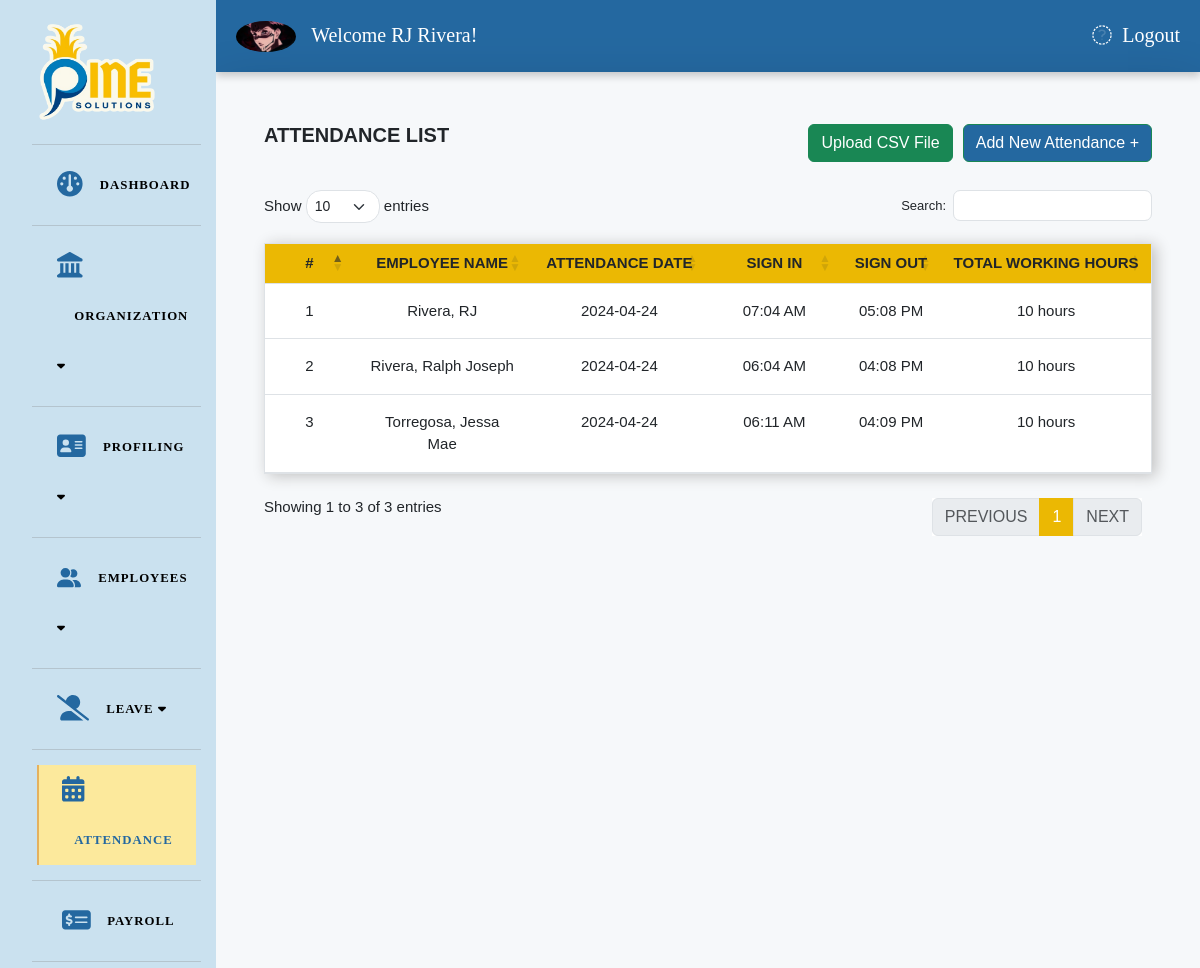
Screenshot of /Attendance_list.php (signed in) with the database file from the repository.
### tables this page shows
CREATE TABLE `attendance` (
  `att_id` int(255) NOT NULL,
  `em_id` int(11) DEFAULT NULL,
  `att_date` date NOT NULL,
  `att_s_in` time(6) NOT NULL,
  `att_s_out` time(6) NOT NULL,
  `total_hr` int(50) DEFAULT NULL
);

CREATE TABLE `employee` (
  `em_id` int(11) NOT NULL,
  `des_id` int(11) NOT NULL,
  `dep_id` int(11) NOT NULL,
  `bt_id` int(11) NOT NULL,
  `user_id` int(11) NOT NULL,
  `es_id` int(11) NOT NULL,
  `address_id` int(11) DEFAULT NULL,
  `edu_id` int(11) DEFAULT NULL,
  `r_id` int(11) DEFAULT NULL,
  `ms_id` int(11) DEFAULT NULL,
  `first_name` varchar(128) NOT NULL,
  `last_name` varchar(128) NOT NULL,
  `employee_status` enum('Active','Inactive','On Leave') NOT NULL DEFAULT 'Active',
  `em_email` varchar(64) NOT NULL,
  `em_password` varchar(514) NOT NULL,
  `em_gender` varchar(11) NOT NULL,
  `em_phone` varchar(14) NOT NULL,
  `em_birthday` varchar(128) NOT NULL,
  `em_joining_date` date NOT NULL,
  `em_contract_end` date NOT NULL,
  `em_income` int(50) DEFAULT NULL,
  `em_profile_pic` text DEFAULT NULL
);

### Attendance_list.php (the view, shortened to what this page needs)
<?php
$page = 'attendance_list';
include_once('./main.php');
?>
<link rel="stylesheet" href="css/employee.css">
<body>
  <div class="container-fluid">
    <div class="row">
      <div class="col-md-12 p-5 shadow-lg ">
        <div style="height:100vh;">
          <div class="d-flex justify-content-between align-items-center">
            <p class="fw-bold fs-5 text-uppercase">Attendance List</p>
            <div class="top-right-buttons">
              <div class="d-flex">
                <button type="button" class="btn btn-success mr-2" data-bs-toggle="modal" data-bs-target="#exampleModal1">Upload CSV File</button>
                <a href="attendance_add.php" class="btn btn-success" style="background-color: #2468a0;">Add New Attendance +</a>
              </div>
            </div>
          </div>
          <div class="mt-4">
            <table class="table" id="example">
              <colgroup>
                <col width="10%">
                <col width="20%">
                <col width="20%">
                <col width="15%">
              </colgroup>
              <thead class="" style="background-color: rgb(255, 206, 46)">
                <tr>
                  <th class="text-center p-2">#</th>
                  <th class="text-center p-2">Employee Name</th>
                  <th class="text-center p-2">Attendance Date</th>
                  <th class="text-center p-2">Sign In</th>
                  <th class="text-center p-2">Sign Out</th>
                  <th class="text-center p-2">Total Working Hours</th>
                </tr>
              </thead>
              <?php
              $i = 1;
              $query = "SELECT * FROM `attendance` a INNER JOIN `employee` e ON e.em_id = a.em_id";
              $result = mysqli_query($conn, $query);
              while ($row = mysqli_fetch_assoc($result)) {
                $r_first_name = $row['first_name'];
                $r_last_name = $row['last_name'];
                $r_att_date = $row['att_date'];
                $r_att_s_in = date("h:i A", strtotime($row['att_s_in']));
                $r_att_s_out = date("h:i A", strtotime($row['att_s_out']));
                $total_hours = floor($row['total_hr']);
                echo
                "<tr>
                    <td class='text-center p-3'>" . $i++ . "</td>
                    <td class='text-center p-3'>$r_last_name, $r_first_name </td>
                    <td class='text-center p-3'> $r_att_date </td>
                    <td class='text-center p-3'> $r_att_s_in </td>
                    <td class='text-center p-3'> $r_att_s_out </td>
                    <td class='text-center p-3'> $total_hours hours </td>
                  </tr>";
              ?>
              <?php
              }
              ?>
            </table>
          </div>
        </div>
      </div>
    </div>
  </div>
</body>

### main.php (shortened to what this page needs)
<?php
if (isset($_SESSION['s_em_email'])) {
?>
<!DOCTYPE html>
<html lang="en">
<head>
  <link rel="stylesheet" href="https://cdnjs.cloudflare.com/ajax/libs/twitter-bootstrap/5.2.0/css/bootstrap.min.css">
  <link rel="stylesheet" href="https://cdn.datatables.net/1.13.4/css/dataTables.bootstrap5.min.css">
  <link rel="stylesheet" href="css/main.css">
  <link rel="stylesheet" href="css/all.min.css">
  <link rel="stylesheet" href="css/fontawesome.min.css">
  <link rel="stylesheet" href="css/navbar2.css">
  <link rel="stylesheet" href="DataTables/css/bootstrap.min.css">
  <link rel="stylesheet" href="DataTables/css/bootstrap5.min.css">
</head>
<body>
  <div id="dashmaincontainer">
    <div class="dash_sidebar" id="dash_sidebar">
      <div class="dash_sidebar_menus">
        <div class="text-center pt-4">
          <a href="Dashboard.php">
            <img src="bgimages/pine.png" alt="logo" style="width: 150px;height: 135px;margin-top: -15px; margin-left: -8px">
          </a>
        </div>
        <?php if ($_SESSION['s_user_id'] == 1) : ?>
          <nav class="sidebar">
            <ul>
              <li <?php echo ($page == 'dashboard') ? 'class="active"' : '' ?>><a href="Dashboard.php" style="font-family: 'Glacial Indifference';"><i class="fa-solid fa-gauge fa-spin fa-2xl" style="color: #2468a0;"></i>&nbsp;&nbsp;&nbsp;&nbsp;Dashboard</a></li>
              <li <?php echo ($page == 'department_list') ? 'class="active"' : '' ?>
                  <?php echo ($page == 'designation_list') ? 'class="active"' : '' ?>
                  <?php echo ($page == 'designation_add') ? 'class="active"' : '' ?>
                  <?php echo ($page == 'department_add') ? 'class="active"' : '' ?>>
                <a href="#" class="org-btn" style="font-family: 'Glacial Indifference';"><i class="fa-solid fa-landmark fa-2xl" style="color: #2468a0; "></i>&nbsp;&nbsp;&nbsp;&nbsp;Organization
                  <span class="fas fa-caret-down first"></span>
                </a>
              </li>
              <li <?php echo ($page == 'education') ? 'class="active"' : '' ?>
                  <?php echo ($page == 'education_add') ? 'class="active"' : '' ?>
                  <?php echo ($page == 'bloodtype') ? 'class="active"' : '' ?>
                  <?php echo ($page == 'bloodtype_add') ? 'class="active"' : '' ?>
                  <?php echo ($page == 'address') ? 'class="active"' : '' ?>
                  <?php echo ($page == 'address_add') ? 'class="active"' : '' ?>
                  <?php echo ($page == 'employment_status') ? 'class="active"' : '' ?>
                  <?php echo ($page == 'employment_status_add') ? 'class="active"' : '' ?>
                  <?php echo ($page == 'religion') ? 'class="active"' : '' ?>
                  <?php echo ($page == 'religion_add') ? 'class="active"' : '' ?>
                  <?php echo ($page == 'marital_status') ? 'class="active"' : '' ?>
                  <?php echo ($page == 'marital_status_add') ? 'class="active"' : '' ?>>
                <a href="#" class="pro-btn" style="font-family: 'Glacial Indifference';"><i class="fa-solid fa-address-card fa-2xl" style="color: #2468a0;"></i>&nbsp;&nbsp;&nbsp;&nbsp;PROFILING
                  <span class="fas fa-caret-down sixth"></span>
                </a>
              </li>
              <li <?php echo ($page == 'employee_list') ? 'class="active"' : '' ?>
                  <?php echo ($page == 'employee_add') ? 'class="active"' : '' ?>
                  <?php echo ($page == 'profile') ? 'class="active"' : '' ?>>
                <a href="#" class="emp-btn" style="font-family: 'Glacial Indifference';"><i class="fa-solid fa-user-group fa-xl" style="color: #2468a0;"></i>&nbsp;&nbsp;&nbsp;&nbsp;Employees
                  <span class="fas fa-caret-down third"></span>
                </a>
              </li>
              <li <?php echo ($page == 'leave_type_list') ? 'class="active"' : '' ?>
                  <?php echo ($page == 'leave_type_add') ? 'class="active"' : '' ?>
                  <?php echo ($page == 'leave_app_list') ? 'class="active"' : '' ?>
                  <?php echo ($page == 'leave_app_add') ? 'class="active"' : '' ?>>
                <a href="#" class="lev-btn" style="font-family: 'Glacial Indifference';"><i class="fa-solid fa-user-large-slash fa-2xl" style="color: #2468a0;"></i>&nbsp;&nbsp;&nbsp;&nbsp;LEAVE
                  <span class="fas fa-caret-down fourth"></span>
                </a>
              </li>
              <li <?php echo ($page == 'attendance_list') ? 'class="active"' : '' ?>>
                <a href="attendance_list.php" style="font-family: 'Glacial Indifference';">&nbsp;<i class="fa-solid fa-calendar-days fa-2xl" style="color: #2468a0;"></i>&nbsp;&nbsp;&nbsp;&nbsp;ATTENDANCE
                </a>
              </li>
              <li <?php echo ($page == 'payroll_list') ? 'class="active"' : '' ?>>
                <a href="Payroll_list.php" style="font-family: 'Glacial Indifference';">&nbsp;<i class=" fa-solid fa-money-check-dollar fa-2xl" style="color: #2468a0;"></i>&nbsp;&nbsp;&nbsp;&nbsp;PAYROLL
                </a>
              </li>
              <li <?php echo ($page == 'reports_attendance') ? 'class="active"' : '' ?>
                  <?php echo ($page == 'reports_payroll') ? 'class="active"' : '' ?>>
              </li>
            </ul>
          </nav>
        <?php endif; ?>
      </div>
    </div>
    <div class="dash_content_container" id="dash_content_container">
      <div class="dash_topnav" id="dash_topnav">
      <?php
        if (isset($_SESSION['em_profile_pic'])) {
          echo "<img src='../PINEHR/" . substr($_SESSION['em_profile_pic'], 3) . "' style='max-width:60px; max-height:50px; border-radius: 50%; ' alt='Profile Picture'>";
        } else {
          echo "<img src='..//uploads/default_profile_pic.png' style='max-width:50px; max-height:50px; border-radius: 50%; ' alt='default profile pic'>";
        }
        ?>
        <h10 style="font-family: 'Glacial Indifference';">&nbsp; Welcome <?php echo $_SESSION['s_first_name'];  ?> <?php echo $_SESSION['s_last_name']; ?>!</h10>
        <a href="logout.php" id="lougoutbtn" style="font-family: 'Glacial Indiffernce'; color: white; text-decoration:none;" data-bs-toggle="modal" data-bs-target="#exampleModal"><i class="fa fa-duotone fa-arrow-right-from-bracket"></i>&nbsp; Logout</a>
      </div>
    <?php
  } else {
    header("location: login.php");
    exit();
  }
    ?>
</body>
</html>

### css/main.css (style rules this page uses)
div.dataTables_wrapper table.dataTable { clear: both; margin-top: 20px !important; margin-bottom: 10px !important; max-width: none !important; border-collapse: separate !important; border-spacing: 0; }
table { display: table; width: 100%; max-width: 100%; margin-bottom: 1rem; background-color: transparent; text-indent: initial; border-spacing: 2px; border-collapse: collapse; font-size: 15px; border: 1px #dee2e6 solid !important; box-shadow: 4px 2px 14px rgb(192, 192, 192); }
td { font-size: 15px !important; }
th { text-transform: uppercase !important; }
table.dataTable thead>tr>th { background-color: #EBB803 !important; }
table > :not(caption) > * > * { padding: 0.5rem; background-color: var(--bs-table-bg); border-bottom-width: 1px; box-shadow: inset 0 0 0 9999px var(--bs-table-accent-bg); border-bottom-style: solid; }

### css/navbar2.css (style rules this page uses)
#dashmaincontainer { display: flex; flex-direction: row; }
div.dash_sidebar { position: fixed; top: 0; left: 0; width: 18%; height: 100%; background: #cae1ef; overflow-y: hidden; }
div.dash_sidebar .dash_sidebar_menus { padding-right: 15px; }
div.dash_content_container { margin-left: 18%; width: 100%; background: #f6f8fa; overflow-y: auto; }
ul.dash_menu_lists, li { padding:15px 5px; text-transform: uppercase; }
ul.dash_menu_lists, li a { text-decoration: none; color: black; display: block; font-size: 17px; }
div.dash_topnav { background: #2468a0; padding: 20px; box-shadow: 0 4px 8px 0 rgba(0, 0, 0, 0.2); }
div.dash_topnav, a { color: #fff; font-size: 20px; text-decoration: none; }
a#lougoutbtn { float: right; }
* { margin: 0; padding: 0; box-sizing: border-box; font-family: 'Poppins', sans-serif; }
a { color:black; text-decoration: none; }
nav ul { background: #cae1ef; height: 100%; width: 100%; list-style: none; }
nav ul li { line-height: 50px; border-top: 1px solid hsl(0 0% 50% / 0.3); }
nav ul li:last-child { border-bottom: 1px solid hsl(0 0% 50% / 0.5); }
nav ul li a { position: relative; color: black; text-decoration: none; font-size: 0.8rem; letter-spacing: 1px; padding-left: 1.15rem; font-weight: 600; display: block; width: 100%; border-left: 2px solid transparent; }
nav ul li.active a { color: #2468a0; background: #fce99c; border-left-color: #e5b15e; }

### css/employee.css (style rules this page uses)
th { text-transform: uppercase !important; }
td { font-size: 15px !important; }

### Attendance_list.php (style rules this page uses)
.top-right-buttons { margin-left: auto; }
.top-right-buttons .btn { margin-left: 10px; }

### rows the page displays
attendance: em.last_name "Rivera", em.first_name "RJ", att_date "2024-04-24", att_s_in "07:04 AM", att_s_out "05:08 PM", total_hr "10"
attendance: em.last_name "Rivera", em.first_name "Ralph Joseph", att_date "2024-04-24", att_s_in "06:04 AM", att_s_out "04:08 PM", total_hr "10"
attendance: em.last_name "Torregosa", em.first_name "Jessa Mae", att_date "2024-04-24", att_s_in "06:11 AM", att_s_out "04:09 PM", total_hr "10"

### other values shown
$_SESSION['s_first_name'] "RJ"
$_SESSION['s_last_name'] "Rivera"
